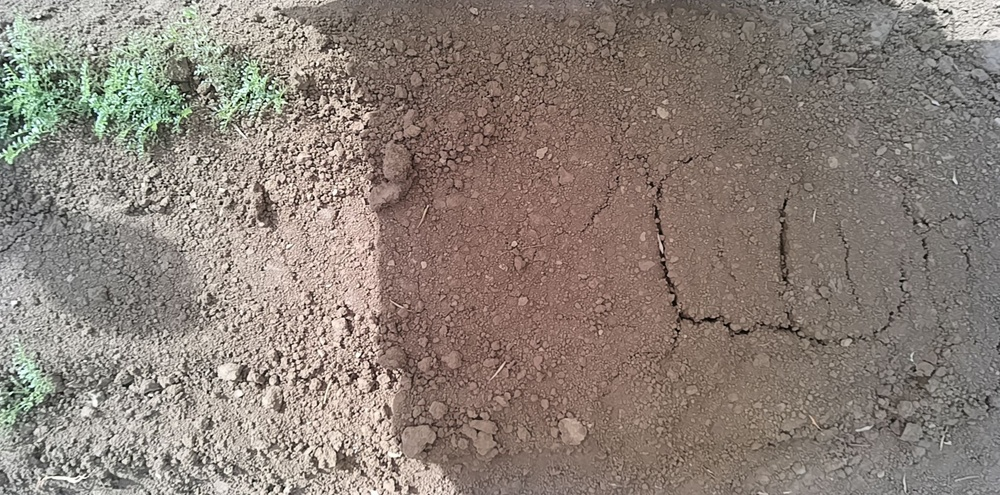
#> input picture SIFT and ORB/rgb.jpg, 1000 x 495 px, shrunk from 1807 x 895 before the run
$ jupyter execute sift_compare_heaven.ipynb
#> lines starting #> are read from the running program, lines starting #| are printed output that depends on the picture
[cell 1]
import cv2
import numpy as np

# Load images
img1 = cv2.imread("rgb.jpg", 0)
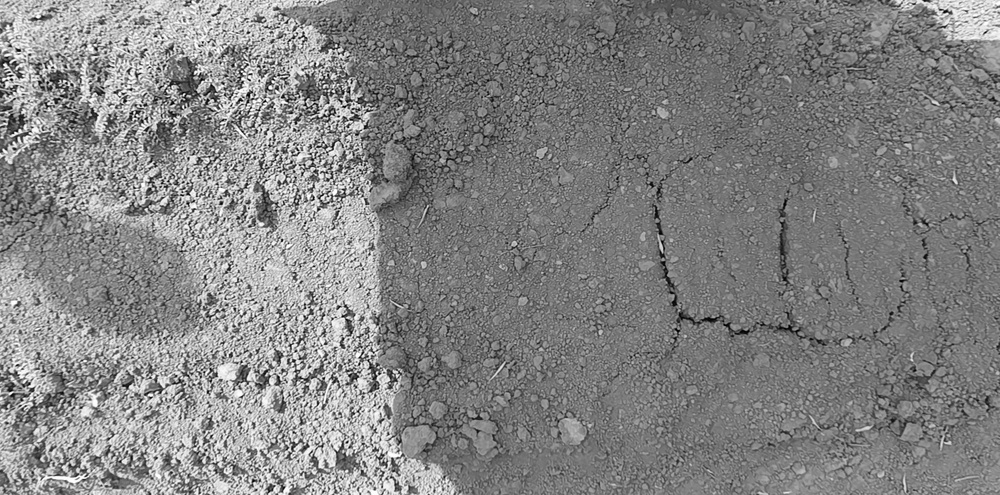
#> img1: shape (495, 1000); min 0, max 255, mean 131.2
img2 = cv2.imread("ms.png", 0)
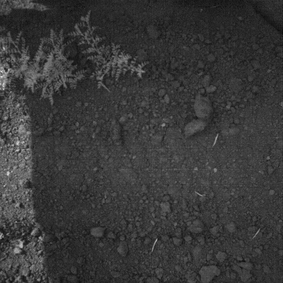
#> input picture SIFT and ORB/ms.png, 283 x 283 px, shrunk from 512 x 512 before the run
#> img2 is the input picture: shape (283, 283); min 13, max 227, mean 57

# Create SIFT detector
sift = cv2.SIFT_create()

# Detect keypoints and descriptors
kp1, des1 = sift.detectAndCompute(img1, None)
#> kp1 = 7700 keypoints; strongest (x, y, size): (248, 32, 2), (221, 203, 2.4), (72, 85, 1.9), (131, 89, 1.9)
kp2, des2 = sift.detectAndCompute(img2, None)
#> kp2 = 381 keypoints; strongest (x, y, size): (21, 245, 2.7), (17, 143, 2.4), (6, 70, 2.1), (38, 280, 1.9)

# Create brute force matcher
bf = cv2.BFMatcher(cv2.NORM_L2, crossCheck=True)

# Match descriptors
matches = bf.match(des1, des2)
#> matches = 256 matches

# Sort matches by distance
matches = sorted(matches, key=lambda x: x.distance)

# Keep top matches
good_matches = matches[:100]
#> good_matches = 100 matches

# Extract matched points
src_pts = np.float32(
    [kp1[m.queryIdx].pt for m in good_matches]
).reshape(-1, 1, 2)
#> src_pts = 100 rows, first 8: [522.8, 300.3], [473.7, 10.38], [76.55, 268.9], [478.7, 417.9], [78.28, 144.7], [473.7, 10.38], [540.4, 152.5], [723.1, 4.61]

dst_pts = np.float32(
    [kp2[m.trainIdx].pt for m in good_matches]
).reshape(-1, 1, 2)
#> dst_pts = 100 rows, first 8: [271.6, 192], [239.9, 17.86], [11.35, 167.7], [243.5, 260.8], [13.1, 94.78], [239.9, 17.86], [268.1, 157.7], [195.9, 168.7]

# Compute homography using RANSAC
H, mask = cv2.findHomography(
    src_pts,
    dst_pts,
    cv2.RANSAC,
    5.0
)
#> H = [[0.578, -0.00249, -31.8], [0.00247, 0.608, 6.75], [-6.7e-05, 7.31e-05, 1]]; mask = 100 values, max 1 at index 0, min 0 at index 1, mean 0.21

# Count inliers
inliers = int(np.sum(mask))
#> inliers = 21
total_matches = len(good_matches)
#> total_matches = 100

# Inlier ratio
inlier_ratio = inliers / total_matches
#> inlier_ratio = 0.21

# Print results
print("\n===== SIFT RESULTS =====")
print("Total Matches:", total_matches)
#| Total Matches: 100
print("Inliers:", inliers)
#| Inliers: 21
print("Inlier Ratio:", round(inlier_ratio, 3))
#| Inlier Ratio: 0.21

# Draw matches
matched_img = cv2.drawMatches(
    img1,
    kp1,
    img2,
    kp2,
    good_matches,
    None,
    flags=cv2.DrawMatchesFlags_NOT_DRAW_SINGLE_POINTS
)
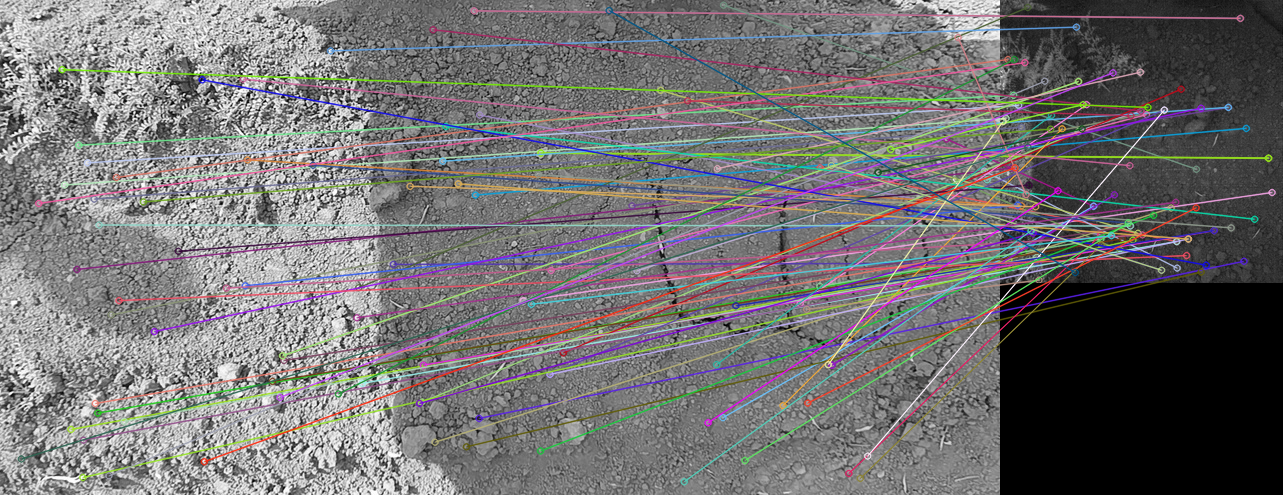
#> matched_img: shape (495, 1283, 3); mean of channels 0, 1, 2 112.6, 111.7, 113.4; drawn as B, G, R

# Put text on image
cv2.putText(
    matched_img,
    f"Inliers: {inliers}/{total_matches}",
    (20, 40),
    cv2.FONT_HERSHEY_SIMPLEX,
    1,
    (0, 0, 0),
    2,
    cv2.LINE_AA
)

cv2.putText(
    matched_img,
    f"Inlier Ratio: {inlier_ratio:.2f}",
    (20, 80),
    cv2.FONT_HERSHEY_SIMPLEX,
    1,
    (0, 0, 0),
    2,
    cv2.LINE_AA
)
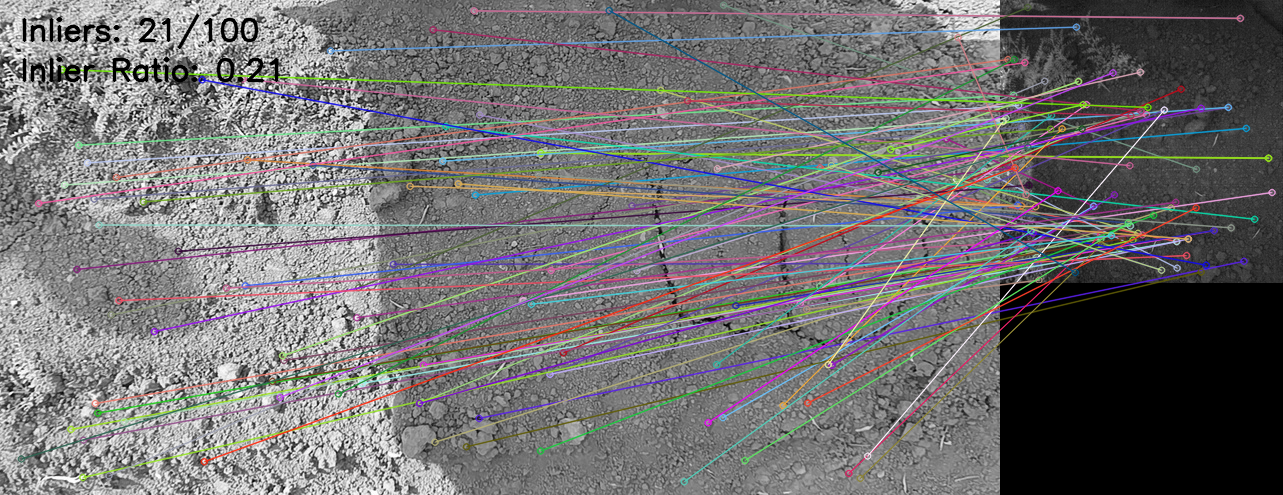
#> matched_img: shape (495, 1283, 3); mean of channels 0, 1, 2 111.7, 110.7, 112.5; drawn as B, G, R

# Save output image
cv2.imwrite("sift_matches.jpg", matched_img)

print("Saved: sift_matches.jpg")
